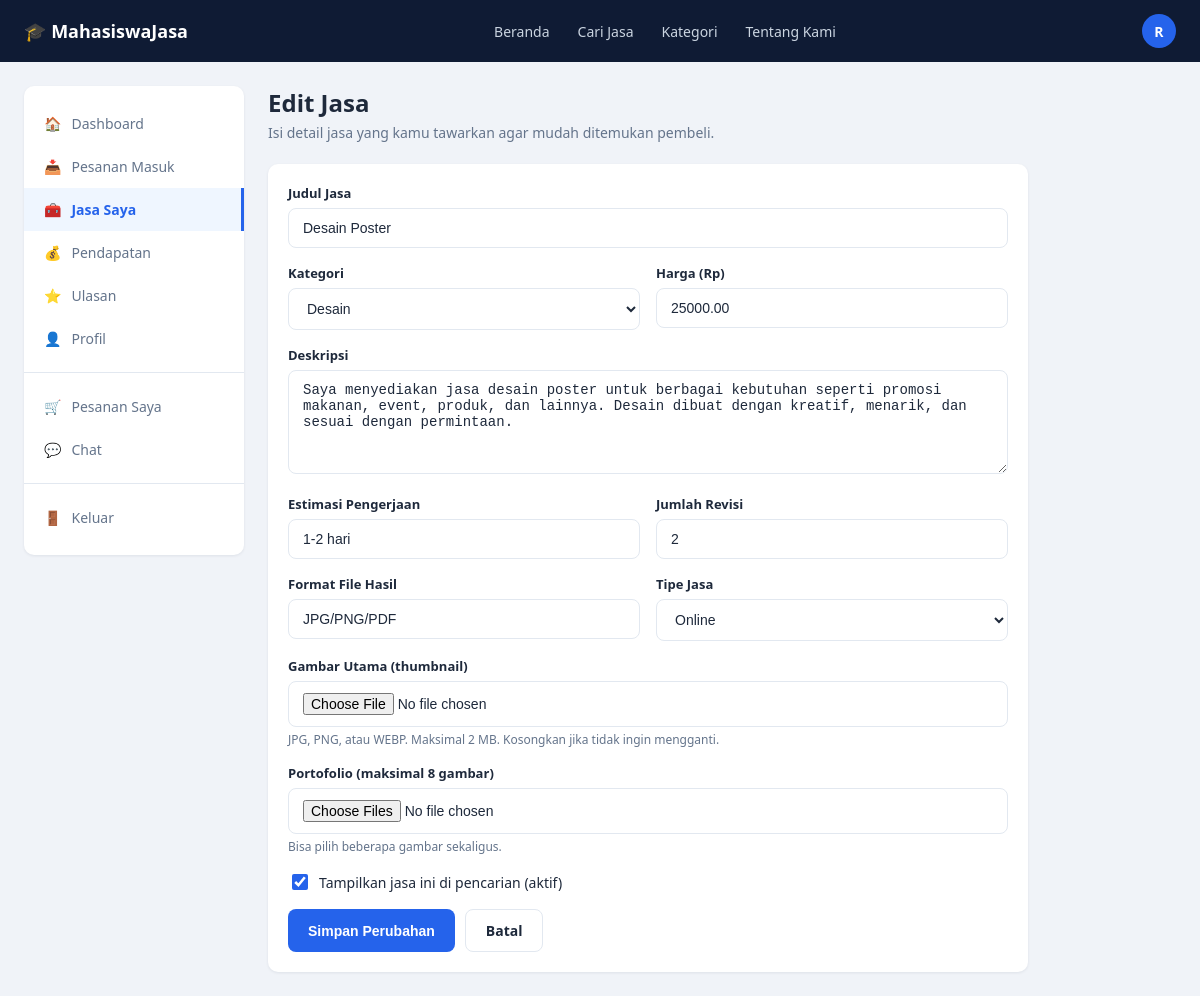
Page /pages/service_form.php?id=1 (signed in) on the committed database.
### tables this page shows
CREATE TABLE users (
    id INT AUTO_INCREMENT PRIMARY KEY,
    nama_lengkap VARCHAR(150) NOT NULL,
    email VARCHAR(150) NOT NULL UNIQUE,
    password VARCHAR(255) NOT NULL,            
    no_hp VARCHAR(20) DEFAULT NULL,
    universitas VARCHAR(150) DEFAULT NULL,
    prodi VARCHAR(150) DEFAULT NULL,
    deskripsi TEXT DEFAULT NULL,
    foto_profil VARCHAR(255) DEFAULT NULL,
    is_provider TINYINT(1) DEFAULT 0,           
    status VARCHAR(20) DEFAULT 'aktif',         
    created_at TIMESTAMP DEFAULT CURRENT_TIMESTAMP,
    updated_at TIMESTAMP DEFAULT CURRENT_TIMESTAMP ON UPDATE CURRENT_TIMESTAMP
);

CREATE TABLE jasa (
    id INT AUTO_INCREMENT PRIMARY KEY,
    user_id INT NOT NULL,                       
    kategori_id INT NOT NULL,
    judul VARCHAR(150) NOT NULL,
    deskripsi TEXT NOT NULL,
    harga DECIMAL(12,2) NOT NULL,
    estimasi_pengerjaan VARCHAR(50) DEFAULT NULL,    
    jumlah_revisi INT DEFAULT 0,
    format_file VARCHAR(100) DEFAULT NULL,           
    tipe_jasa ENUM('online','offline') DEFAULT 'online',
    thumbnail VARCHAR(255) DEFAULT NULL,
    status ENUM('aktif','nonaktif') DEFAULT 'aktif',
    created_at TIMESTAMP DEFAULT CURRENT_TIMESTAMP,
    updated_at TIMESTAMP DEFAULT CURRENT_TIMESTAMP ON UPDATE CURRENT_TIMESTAMP,
    FOREIGN KEY (user_id) REFERENCES users(id) ON DELETE CASCADE,
    FOREIGN KEY (kategori_id) REFERENCES kategori(id)
);

CREATE TABLE kategori (
    id INT AUTO_INCREMENT PRIMARY KEY,
    nama_kategori VARCHAR(100) NOT NULL,
    icon VARCHAR(50) DEFAULT NULL,              
    slug VARCHAR(100) NOT NULL UNIQUE
);

### includes/auth_functions.php (called while the page is built, shortened)
<?php
function getCurrentUser() {
    $conn = getDBConnection();
    $stmt = $conn->prepare('SELECT * FROM users WHERE id = ?');
    $stmt->bind_param('i', $_SESSION['user_id']);
    $stmt->execute();
    $result = $stmt->get_result();
    $user = $result->fetch_assoc();
    return $user;
}

### config/config.php (called while the page is built, shortened)
<?php
function clean($data) {
    return htmlspecialchars(trim((string) $data), ENT_QUOTES, 'UTF-8');
}

### includes/service_functions.php (called while the page is built, shortened)
<?php
function getOwnedService($id, $userId) {
    $conn = getDBConnection();
    $stmt = $conn->prepare('SELECT * FROM jasa WHERE id = ? AND user_id = ?');
    $stmt->bind_param('ii', $id, $userId);
    $stmt->execute();
    $row = $stmt->get_result()->fetch_assoc();
    return $row ?: null;
}

### includes/helpers.php (called while the page is built, shortened)
<?php
function getAllCategories() {
    $conn = getDBConnection();
    $result = $conn->query('SELECT * FROM kategori ORDER BY id ASC');
    return $result->fetch_all(MYSQLI_ASSOC);
}

### pages/service_form.php (the view, shortened to what this page needs)
<?php
require_once __DIR__ . '/../config/config.php';
require_once __DIR__ . '/../includes/auth_functions.php';
require_once __DIR__ . '/../includes/helpers.php';
require_once __DIR__ . '/../includes/service_functions.php';
$uid = currentUserId();
$id = (int) ($_GET['id'] ?? $_POST['id'] ?? 0);
$existing = null;
if ($id > 0) {
    $existing = getOwnedService($id, $uid);
}
$isEdit = $existing !== null;
$categories = getAllCategories();
$form = $existing ?: ['judul' => '', 'kategori_id' => '', 'deskripsi' => '', 'harga' => '', 'estimasi_pengerjaan' => '',
                      'jumlah_revisi' => 2, 'format_file' => '', 'tipe_jasa' => 'online', 'status' => 'aktif'];
require_once __DIR__ . '/../includes/header.php';
?>
<div class="layout">
    <?php require __DIR__ . '/../includes/dash_sidebar.php'; ?>
    <main class="main-content">
        <h1 class="page-title"><?= $isEdit ? 'Edit Jasa' : 'Tambah Jasa' ?></h1>
        <p class="page-sub">Isi detail jasa yang kamu tawarkan agar mudah ditemukan pembeli.</p>
        <form method="POST" action="" enctype="multipart/form-data" class="card form-card">
            <div class="form-group">
                <label class="form-label">Judul Jasa</label>
                <input class="form-control" type="text" name="judul" maxlength="150" required placeholder="Contoh: Desain Poster" value="<?= clean($form['judul']) ?>">
            </div>
            <div class="form-row">
                <div class="form-group">
                    <label class="form-label">Kategori</label>
                    <select class="form-control" name="kategori_id" required>
                        <?php foreach ($categories as $c): ?>
                            <option value="<?= (int) $c['id'] ?>" <?= (int) $form['kategori_id'] === (int) $c['id'] ? 'selected' : '' ?>><?= clean($c['nama_kategori']) ?></option>
                        <?php endforeach; ?>
                    </select>
                </div>
                <div class="form-group">
                    <label class="form-label">Harga (Rp)</label>
                    <input class="form-control" type="number" name="harga" min="1000" step="500" required placeholder="25000" value="<?= clean($form['harga']) ?>">
                </div>
            </div>
            <div class="form-group">
                <label class="form-label">Deskripsi</label>
                <textarea class="form-control" name="deskripsi" rows="5" required placeholder="Jelaskan apa yang kamu tawarkan, apa saja yang termasuk, dan cara kerjamu."><?= clean($form['deskripsi']) ?></textarea>
            </div>
            <div class="form-row">
                <div class="form-group">
                    <label class="form-label">Estimasi Pengerjaan</label>
                    <input class="form-control" type="text" name="estimasi_pengerjaan" maxlength="50" placeholder="Contoh: 1-2 hari" value="<?= clean($form['estimasi_pengerjaan']) ?>">
                </div>
                <div class="form-group">
                    <label class="form-label">Jumlah Revisi</label>
                    <input class="form-control" type="number" name="jumlah_revisi" min="0" max="50" value="<?= (int) $form['jumlah_revisi'] ?>">
                </div>
            </div>
            <div class="form-row">
                <div class="form-group">
                    <label class="form-label">Format File Hasil</label>
                    <input class="form-control" type="text" name="format_file" maxlength="100" placeholder="Contoh: JPG/PNG/PDF" value="<?= clean($form['format_file']) ?>">
                </div>
                <div class="form-group">
                    <label class="form-label">Tipe Jasa</label>
                    <select class="form-control" name="tipe_jasa">
                        <option value="online" <?= $form['tipe_jasa'] === 'online' ? 'selected' : '' ?>>Online</option>
                    </select>
                </div>
            </div>
            <div class="form-group">
                <label class="form-label">Gambar Utama (thumbnail)</label>
                <input class="form-control" type="file" name="thumbnail" accept="image/jpeg,image/png,image/webp">
                <div class="form-hint">JPG, PNG, atau WEBP. Maksimal 2 MB.<?= $isEdit ? ' Kosongkan jika tidak ingin mengganti.' : '' ?></div>
            </div>
            <div class="form-group">
                <label class="form-label">Portofolio (maksimal <?= MAX_PORTFOLIO ?> gambar)</label>
                <input class="form-control" type="file" name="portofolio[]" multiple accept="image/jpeg,image/png,image/webp">
                <div class="form-hint">Bisa pilih beberapa gambar sekaligus.</div>
            </div>
            <div class="form-group">
                <label class="check-row"><input type="checkbox" name="aktif" value="1" <?= $form['status'] === 'aktif' ? 'checked' : '' ?>> Tampilkan jasa ini di pencarian (aktif)</label>
            </div>
            <div class="form-actions">
                <button type="submit" class="btn btn-primary"><?= $isEdit ? 'Simpan Perubahan' : 'Tambah Jasa' ?></button>
                <a class="btn btn-outline" href="<?= BASE_URL ?>/pages/my_services.php">Batal</a>
            </div>
        </form>
    </main>
</div>
<?php require_once __DIR__ . '/../includes/footer.php'; ?>

### includes/header.php (shortened to what this page needs)
<?php
$currentPage = basename($_SERVER['PHP_SELF']);
$user = isLoggedIn() ? getCurrentUser() : null;
$initial = $user ? strtoupper(substr($user['nama_lengkap'], 0, 1)) : '';
?>
<!DOCTYPE html>
<html lang="id">
<head>
    <link rel="stylesheet" href="<?= BASE_URL ?>/assets/css/style.css">
    <link rel="stylesheet" href="<?= BASE_URL ?>/assets/css/dashboard.css">
</head>
<body>
<nav class="navbar">
    <div class="container">
        <a href="<?= BASE_URL ?>/pages/home.php" class="navbar-brand">🎓 MahasiswaJasa</a>
        <ul class="navbar-links">
            <li><a href="<?= BASE_URL ?>/pages/home.php" class="<?= $currentPage === 'home.php' ? 'active' : '' ?>">Beranda</a></li>
            <li><a href="<?= BASE_URL ?>/pages/browse.php" class="<?= $currentPage === 'browse.php' ? 'active' : '' ?>">Cari Jasa</a></li>
            <li><a href="<?= BASE_URL ?>/pages/browse.php#kategori">Kategori</a></li>
            <li><a href="<?= BASE_URL ?>/pages/about.php" class="<?= $currentPage === 'about.php' ? 'active' : '' ?>">Tentang Kami</a></li>
        </ul>
        <div class="navbar-actions">
            <?php if ($user): ?>
                <details class="user-menu">
                    <summary class="avatar" title="<?= clean($user['nama_lengkap']) ?>">
                        <?php if ($user['foto_profil']): ?>
                            <img src="<?= BASE_URL ?>/uploads/profile/<?= rawurlencode($user['foto_profil']) ?>" alt="">
                        <?php else: ?>
                            <?= $initial ?>
                        <?php endif; ?>
                    </summary>
                </details>
            <?php else: ?>
                <a href="<?= BASE_URL ?>/pages/login.php" class="btn btn-outline" style="color:#fff;border-color:#3B4A6B;background:transparent;">Masuk</a>
                <a href="<?= BASE_URL ?>/pages/register.php" class="btn btn-primary">Daftar</a>
            <?php endif; ?>
        </div>
    </div>
</nav>

### assets/css/style.css (style rules this page uses)
:root { --navy: #0F1B34; --navy-light: #1C2B4A; --blue: #2563EB; --blue-dark: #1D4ED8; --bg: #F0F3F8; --white: #FFFFFF; --text: #1E293B; --text-muted: #64748B; --border: #E2E8F0; --star: #FBBF24; --success-bg: #DCFCE7; --success-text: #16A34A; --warning-bg: #FEF3C7; --warning-text: #D97706; --danger-bg: #FEE2E2; --danger-text: #DC2626; --radius: 10px; --shadow: 0 1px 3px rgba(15, 27, 52, 0.08); }
* { box-sizing: border-box; }
body { margin: 0; font-family: 'Segoe UI', -apple-system, BlinkMacSystemFont, Roboto, sans-serif; background: var(--bg); color: var(--text); }
a { text-decoration: none; color: inherit; }
ul { list-style: none; margin: 0; padding: 0; }
.container { max-width: 1200px; margin: 0 auto; padding: 0 24px; }
.navbar { background: var(--navy); color: var(--white); padding: 14px 0; }
.navbar .container { display: flex; align-items: center; justify-content: space-between; }
.navbar-brand { display: flex; align-items: center; gap: 8px; font-weight: 700; font-size: 18px; color: var(--white); }
.navbar-links { display: flex; gap: 28px; font-size: 14px; }
.navbar-links a { color: #CBD5E1; transition: color .15s; }
.navbar-actions { display: flex; align-items: center; gap: 16px; }
.navbar-actions .avatar { width: 34px; height: 34px; border-radius: 50%; background: var(--blue); display: flex; align-items: center; justify-content: center; font-size: 14px; font-weight: 600; color: var(--white); }
.layout { display: flex; max-width: 1200px; margin: 24px auto; gap: 24px; padding: 0 24px; align-items: flex-start; }
.main-content { flex: 1; min-width: 0; }
.btn { display: inline-flex; align-items: center; justify-content: center; gap: 8px; padding: 11px 20px; border-radius: 8px; border: none; font-size: 14px; font-weight: 600; cursor: pointer; transition: background .15s, transform .05s; }
.btn-primary { background: var(--blue); color: var(--white); }
.btn-outline { background: var(--white); color: var(--text); border: 1px solid var(--border); }
.card { background: var(--white); border-radius: var(--radius); box-shadow: var(--shadow); padding: 20px; }
.form-group { margin-bottom: 16px; }
.form-label { display: block; font-size: 13px; font-weight: 600; margin-bottom: 6px; color: var(--text); }
.form-control { width: 100%; padding: 11px 14px; border: 1px solid var(--border); border-radius: 8px; font-size: 14px; background: var(--white); color: var(--text); }
textarea.form-control { resize: vertical; min-height: 90px; }
.user-menu { position: relative; }
.user-menu summary { list-style: none; cursor: pointer; }
.navbar-actions .avatar { overflow: hidden; }

### assets/css/dashboard.css (style rules this page uses)
.page-title { font-size: 24px; margin: 0 0 4px; }
.page-sub { color: var(--text-muted); font-size: 14px; margin: 0 0 22px; }
.form-card { max-width: 760px; }
.form-row { display: grid; grid-template-columns: 1fr 1fr; gap: 16px; }
.form-hint { font-size: 12px; color: var(--text-muted); margin-top: 4px; }
.form-actions { display: flex; gap: 10px; margin-top: 8px; }
.check-row { display: flex; align-items: center; gap: 8px; font-size: 14px; }
.check-row input { accent-color: var(--blue); width: 16px; height: 16px; }

### rows in the picture
users: nama_lengkap "R"
jasa: judul "Desain Poster", kategori_id "Desain", harga "25000.00", deskripsi "Saya menyediakan jasa desain poster untuk berbagai kebutuhan seperti promosi makanan, event, produk, dan lainnya. Desain dibuat dengan kreatif, menarik, dan sesuai dengan permintaan.", estimasi_pengerjaan "1-2 hari", jumlah_revisi "2", format_file "JPG/PNG/PDF", tipe_jasa "Online", status "☑"

### other values in the picture
$icon "🏠"
$label "Dashboard"
$icon "📥"
$label "Pesanan Masuk"
$icon "🧰"
$label "Jasa Saya"
$icon "💰"
$label "Pendapatan"
$icon "⭐"
$label "Ulasan"
$icon "👤"
$label "Profil"
$icon "🛒"
$label "Pesanan Saya"
$icon "💬"
